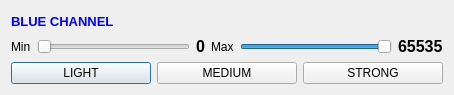
<?xml version="1.0" encoding="UTF-8"?>
<ui version="4.0">
 <class>ColorDialog</class>
 <widget class="QDialog" name="ColorDialog">
  <property name="geometry">
   <rect>
    <x>0</x>
    <y>0</y>
    <width>454</width>
    <height>95</height>
   </rect>
  </property>
  <property name="windowTitle">
   <string>Color Dialog</string>
  </property>
  <property name="modal">
   <bool>true</bool>
  </property>
  <layout class="QGridLayout" name="gridLayout">
   <item row="2" column="0">
    <layout class="QHBoxLayout" name="horizontalLayout_5">
     <item>
      <widget class="QPushButton" name="wSetLight">
       <property name="text">
        <string>LIGHT</string>
       </property>
       <property name="checkable">
        <bool>true</bool>
       </property>
      </widget>
     </item>
     <item>
      <widget class="QPushButton" name="wSetMedium">
       <property name="text">
        <string>MEDIUM</string>
       </property>
       <property name="checkable">
        <bool>true</bool>
       </property>
      </widget>
     </item>
     <item>
      <widget class="QPushButton" name="wSetStrong">
       <property name="text">
        <string>STRONG</string>
       </property>
       <property name="checkable">
        <bool>true</bool>
       </property>
      </widget>
     </item>
    </layout>
   </item>
   <item row="1" column="0">
    <layout class="QHBoxLayout" name="horizontalLayout_3">
     <item>
      <widget class="QLabel" name="label_9">
       <property name="text">
        <string>Min</string>
       </property>
      </widget>
     </item>
     <item>
      <widget class="QSlider" name="minBlueSlider">
       <property name="maximum">
        <number>65535</number>
       </property>
       <property name="orientation">
        <enum>Qt::Horizontal</enum>
       </property>
      </widget>
     </item>
     <item>
      <widget class="QLabel" name="minBlueLabel">
       <property name="font">
        <font>
         <pointsize>12</pointsize>
         <weight>75</weight>
         <italic>false</italic>
         <bold>true</bold>
        </font>
       </property>
       <property name="text">
        <string>0</string>
       </property>
      </widget>
     </item>
     <item>
      <widget class="QLabel" name="label_11">
       <property name="text">
        <string>Max</string>
       </property>
      </widget>
     </item>
     <item>
      <widget class="QSlider" name="maxBlueSlider">
       <property name="maximum">
        <number>65535</number>
       </property>
       <property name="value">
        <number>65535</number>
       </property>
       <property name="orientation">
        <enum>Qt::Horizontal</enum>
       </property>
      </widget>
     </item>
     <item>
      <widget class="QLabel" name="maxBlueLabel">
       <property name="font">
        <font>
         <pointsize>12</pointsize>
         <weight>75</weight>
         <bold>true</bold>
        </font>
       </property>
       <property name="text">
        <string>65535</string>
       </property>
      </widget>
     </item>
    </layout>
   </item>
   <item row="0" column="0">
    <widget class="QLabel" name="label_5">
     <property name="font">
      <font>
       <pointsize>10</pointsize>
       <weight>75</weight>
       <bold>true</bold>
      </font>
     </property>
     <property name="styleSheet">
      <string notr="true">color: blue</string>
     </property>
     <property name="text">
      <string>BLUE CHANNEL</string>
     </property>
    </widget>
   </item>
  </layout>
 </widget>
 <resources/>
 <connections/>
</ui>
